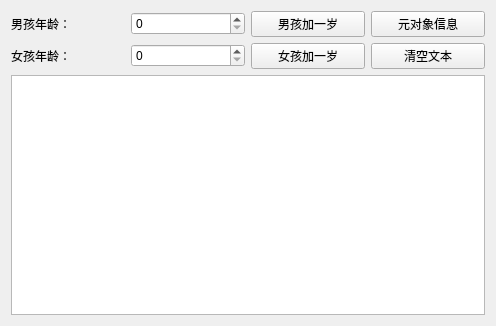
<?xml version="1.0" encoding="UTF-8"?>
<ui version="4.0">
 <class>Widget</class>
 <widget class="QWidget" name="Widget">
  <property name="geometry">
   <rect>
    <x>0</x>
    <y>0</y>
    <width>496</width>
    <height>326</height>
   </rect>
  </property>
  <property name="windowTitle">
   <string/>
  </property>
  <layout class="QVBoxLayout" name="verticalLayout">
   <item>
    <layout class="QGridLayout" name="gridLayout">
     <item row="0" column="0">
      <widget class="QLabel" name="labBoy">
       <property name="text">
        <string>男孩年龄：</string>
       </property>
      </widget>
     </item>
     <item row="0" column="1">
      <widget class="QSpinBox" name="spinBoy"/>
     </item>
     <item row="0" column="2">
      <widget class="QPushButton" name="btnBoyInc">
       <property name="text">
        <string>男孩加一岁</string>
       </property>
      </widget>
     </item>
     <item row="0" column="3">
      <widget class="QPushButton" name="btnClassInfo">
       <property name="text">
        <string>元对象信息</string>
       </property>
      </widget>
     </item>
     <item row="1" column="0">
      <widget class="QLabel" name="labGirl">
       <property name="text">
        <string>女孩年龄：</string>
       </property>
      </widget>
     </item>
     <item row="1" column="1">
      <widget class="QSpinBox" name="spinGirl"/>
     </item>
     <item row="1" column="2">
      <widget class="QPushButton" name="btnGirlInc">
       <property name="text">
        <string>女孩加一岁</string>
       </property>
      </widget>
     </item>
     <item row="1" column="3">
      <widget class="QPushButton" name="btnClear">
       <property name="text">
        <string>清空文本</string>
       </property>
      </widget>
     </item>
    </layout>
   </item>
   <item>
    <widget class="QPlainTextEdit" name="txtEdit"/>
   </item>
  </layout>
 </widget>
 <resources/>
 <connections/>
</ui>
